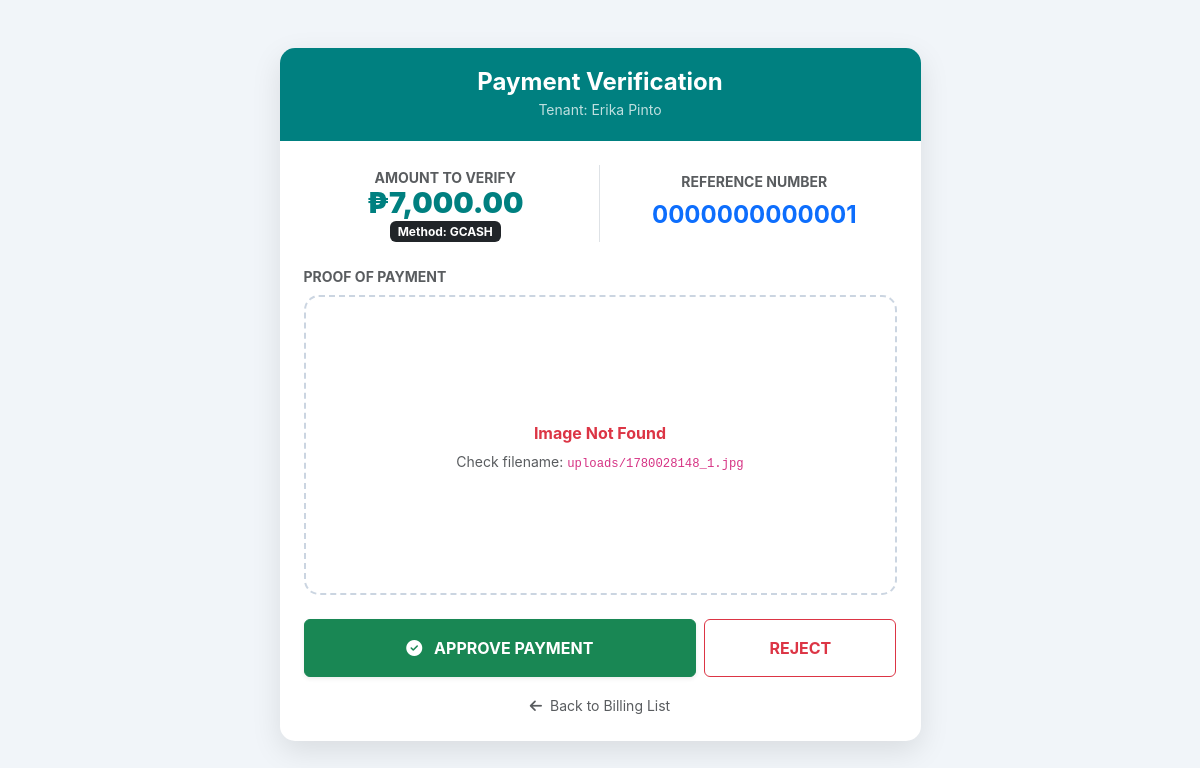
Page /verify_bill.php?id=1 (signed in) on the committed database.
### tables this page shows
CREATE TABLE `bills` (
  `id` int(11) NOT NULL,
  `property_id` int(11) DEFAULT NULL,
  `user_id` int(11) DEFAULT NULL,
  `bill_type` enum('Rent','Water','Electricity','Security Deposit','Advance Rent') DEFAULT NULL,
  `previous_reading` decimal(10,2) DEFAULT 0.00,
  `current_reading` decimal(10,2) DEFAULT 0.00,
  `rate` decimal(10,2) DEFAULT 0.00,
  `amount` decimal(10,2) DEFAULT NULL,
  `due_date` date DEFAULT NULL,
  `status` varchar(50) NOT NULL DEFAULT 'Pending',
  `proof_of_payment` varchar(255) DEFAULT NULL,
  `date_paid` datetime DEFAULT NULL,
  `payment_method` varchar(50) DEFAULT NULL,
  `reference_no` varchar(100) DEFAULT NULL,
  `receipt_image` varchar(255) DEFAULT NULL,
  `penalty` decimal(10,2) DEFAULT 0.00,
  `notified_5days` tinyint(1) DEFAULT 0
);

CREATE TABLE `users` (
  `id` int(11) NOT NULL,
  `property_id` int(11) DEFAULT NULL,
  `full_name` varchar(100) DEFAULT NULL,
  `email` varchar(100) DEFAULT NULL,
  `contact` varchar(20) DEFAULT NULL,
  `emergency_contact` varchar(255) DEFAULT NULL,
  `password` varchar(255) NOT NULL,
  `role` enum('admin','tenant') DEFAULT 'tenant',
  `assigned_unit_id` int(11) DEFAULT NULL,
  `profile_pic` varchar(255) DEFAULT 'default.png',
  `valid_id` varchar(255) DEFAULT NULL,
  `police_clearance` varchar(255) DEFAULT NULL,
  `brgy_clearance` varchar(255) DEFAULT NULL,
  `nbi_clearance` varchar(255) DEFAULT NULL,
  `is_archived` tinyint(1) DEFAULT 0,
  `rules_accepted` tinyint(1) DEFAULT 0,
  `contract_signed_at` datetime DEFAULT NULL,
  `contract_signed_date` datetime DEFAULT NULL,
  `digital_signature` longtext DEFAULT NULL,
  `created_at` timestamp NOT NULL DEFAULT current_timestamp(),
  `theme_preference` varchar(10) DEFAULT 'light',
  `contract_end_date` date DEFAULT NULL
);

### verify_bill.php (the view, shortened to what this page needs)
<?php
include('db.php');
$bill_id = mysqli_real_escape_string($conn, $_GET['id']);
$query = "SELECT b.*, u.full_name
          FROM bills b
          JOIN users u ON b.user_id = u.id
          WHERE b.id = '$bill_id'";
$result = mysqli_query($conn, $query);
$bill = mysqli_fetch_assoc($result);
?>
<!DOCTYPE html>
<html lang="en">
<head>
    <link href="https://cdn.jsdelivr.net/npm/bootstrap@5.3.0/dist/css/bootstrap.min.css" rel="stylesheet">
    <link rel="stylesheet" href="https://cdnjs.cloudflare.com/ajax/libs/font-awesome/6.4.0/css/all.min.css">
</head>
<body>
<div class="container py-5">
    <div class="row justify-content-center">
        <div class="col-md-8 col-lg-7">
            <div class="card">
                <div class="payment-header text-center">
                    <h4 class="fw-bold mb-0">Payment Verification</h4>
                    <span class="small opacity-75">Tenant: <?php echo htmlspecialchars($bill['full_name']); ?></span>
                </div>
                <div class="card-body p-4">
                    <div class="row align-items-center mb-4">
                        <div class="col-md-6 text-center border-end">
                            <label class="small fw-bold text-muted text-uppercase">Amount to Verify</label>
                            <div class="amount-val">₱<?php echo number_format($bill['amount'], 2); ?></div>
                            <span class="badge bg-dark">Method: <?php echo strtoupper($bill['payment_method']); ?></span>
                        </div>
                        <div class="col-md-6 text-center">
                            <label class="small fw-bold text-muted text-uppercase">Reference Number</label>
                            <h4 class="fw-bold text-primary mt-2"><?php echo htmlspecialchars($bill['reference_no'] ?? 'N/A'); ?></h4>
                        </div>
                    </div>
                    <label class="small fw-bold text-muted text-uppercase d-block mb-2">Proof of Payment</label>
                    <div class="proof-container">
                        <?php
                        $file = $bill['proof_of_payment'];
                        $final_path = "uploads/" . $file;
                        if ($bill['payment_method'] === 'Cash'): ?>
                            <div class="text-center">
                                <i class="fa fa-hand-holding-dollar fa-4x text-warning mb-3"></i>
                                <h5 class="fw-bold">CASH PAYMENT</h5>
                                <p class="text-muted">No digital proof image required for cash hand-over.</p>
                            </div>
                        <?php elseif (!empty($file) && file_exists($final_path)): ?>
                            <a href="<?php echo $final_path; ?>" target="_blank">
                                <img src="<?php echo $final_path; ?>" class="proof-img" alt="Receipt">
                            </a>
                        <?php else: ?>
                            <div class="text-center text-danger">
                                <h6 class="fw-bold">Image Not Found</h6>
                                <p class="small text-muted">Check filename: <code>uploads/<?php echo htmlspecialchars($file); ?></code></p>
                            </div>
                        <?php endif; ?>
                    </div>
                    <form action="approve_payment.php" method="POST" class="mt-4">
                        <div class="row g-2">
                            <div class="col-md-8">
                                <button type="submit" name="action" value="approve" class="btn btn-success w-100 py-3 fw-bold shadow-sm" onclick="return confirm('Approve this payment and send official receipt to tenant email?')">
                                    <i class="fa fa-check-circle me-2"></i> APPROVE PAYMENT
                                </button>
                            </div>
                            <div class="col-md-4">
                                <button type="submit" name="action" value="reject" class="btn btn-outline-danger w-100 py-3 fw-bold" onclick="return confirm('Reject this payment request?')">
                                    REJECT
                                </button>
                            </div>
                        </div>
                    </form>
                    <div class="text-center mt-3">
                        <a href="billing.php" class="text-muted text-decoration-none small">
                            <i class="fa fa-arrow-left me-1"></i> Back to Billing List
                        </a>
                    </div>
                </div>
            </div>
        </div>
    </div>
</div>
</body>
</html>

### verify_bill.php (style rules this page uses)
body { background-color: #f1f5f9; font-family: 'Inter', sans-serif; }
.card { border-radius: 15px; border: none; box-shadow: 0 10px 30px rgba(0,0,0,0.1); }
.payment-header { background: #008080; color: white; padding: 20px; border-radius: 15px 15px 0 0; }
.amount-val { font-size: 1.8rem; font-weight: 900; color: #008080; line-height: 1; }
.proof-container { background: #fff; border: 2px dashed #cbd5e1; border-radius: 15px; padding: 20px; min-height: 300px; display: flex; align-items: center; justify-content: center; }

### rows in the picture
bills: user.full_name "Erika Pinto", amount "7,000.00", payment_method "GCASH", reference_no "0000000000001", proof_of_payment "1780028148_1.jpg"
